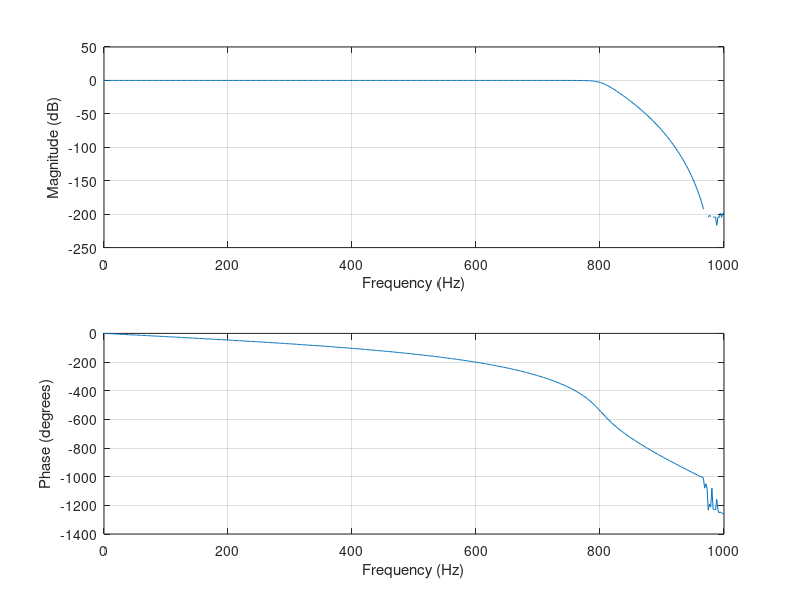

Here is the MATLAB script that generated this plot:
% Define the filter parameters
order = 12;
fc = 800;
fs = 2000;

[b,a] = butter(order,fc/(fs/2));

% Split the filter coefficients into second-order sections
[sos, ~] = tf2sos(b, a);

freqz(b,a,[],fs)


%%
%script for putting num and denum in a c header
numeratorFilename = 'numerator_coeffs.h';
denominatorFilename = 'denominator_coeffs.h';


% Open the first C file for writing
fid = fopen(numeratorFilename, 'w');

fprintf(fid, 'const double numerator_coeffs[%d][2] = {\n', size(sos, 1));
for i = 1:size(sos, 1)
    fprintf(fid, '    {%.15f, %.15f, %.15f}', sos(i,1) , sos(i, 2), sos(i, 3));
    if i < size(sos, 1)
        fprintf(fid, ',\n');
    else
        fprintf(fid, '\n');
    end
end
fprintf(fid, '};\n');

fclose(fid);

fid = fopen(denominatorFilename, 'w');

fprintf(fid, 'const double denominator_coeffs[%d][3] = {\n', size(sos, 1));
for i = 1:size(sos, 1)
    fprintf(fid, '    {%.15f, %.15f}', sos(i, 5), sos(i, 6));
    if i < size(sos, 1)
        fprintf(fid, ',\n');
    else
        fprintf(fid, '\n');
    end
end
fprintf(fid, '};\n');


fclose(fid);
